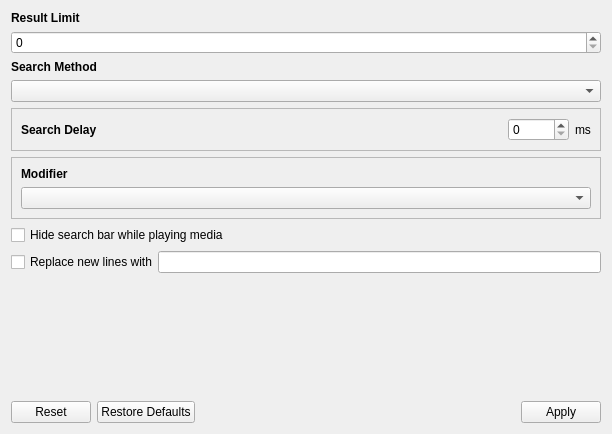
<?xml version="1.0" encoding="UTF-8"?>
<ui version="4.0">
 <class>SearchSettings</class>
 <widget class="QWidget" name="SearchSettings">
  <property name="geometry">
   <rect>
    <x>0</x>
    <y>0</y>
    <width>612</width>
    <height>434</height>
   </rect>
  </property>
  <property name="windowTitle">
   <string>Form</string>
  </property>
  <layout class="QVBoxLayout" name="layoutParent">
   <item>
    <widget class="QScrollArea" name="scrollArea">
     <property name="frameShape">
      <enum>QFrame::NoFrame</enum>
     </property>
     <property name="widgetResizable">
      <bool>true</bool>
     </property>
     <widget class="QWidget" name="scrollAreaWidgetContents">
      <property name="geometry">
       <rect>
        <x>0</x>
        <y>0</y>
        <width>600</width>
        <height>378</height>
       </rect>
      </property>
      <layout class="QVBoxLayout" name="layoutScrollArea">
       <property name="leftMargin">
        <number>0</number>
       </property>
       <property name="topMargin">
        <number>0</number>
       </property>
       <property name="rightMargin">
        <number>0</number>
       </property>
       <property name="bottomMargin">
        <number>0</number>
       </property>
       <item>
        <widget class="QLabel" name="labelLimit">
         <property name="font">
          <font>
           <weight>75</weight>
           <bold>true</bold>
          </font>
         </property>
         <property name="text">
          <string>Result Limit</string>
         </property>
        </widget>
       </item>
       <item>
        <widget class="QSpinBox" name="spinLimitResults">
         <property name="toolTip">
          <string>Sets the maximum number of results that can show up in a search.
Larger values decrease performance.
Zero is equivalent to no limit.</string>
         </property>
         <property name="maximum">
          <number>9999</number>
         </property>
        </widget>
       </item>
       <item>
        <widget class="QLabel" name="labelMethod">
         <property name="font">
          <font>
           <weight>75</weight>
           <bold>true</bold>
          </font>
         </property>
         <property name="text">
          <string>Search Method</string>
         </property>
        </widget>
       </item>
       <item>
        <widget class="QComboBox" name="comboBoxMethod">
         <property name="toolTip">
          <string>Sets how searches are started.&lt;br&gt;
&lt;b&gt;Hover:&lt;/b&gt; Searches start when the mouse hovers over a subtitle.&lt;br&gt;
&lt;b&gt;Modifier:&lt;/b&gt; Searches start when the modifer key is held.</string>
         </property>
        </widget>
       </item>
       <item>
        <widget class="QFrame" name="frameHover">
         <property name="frameShape">
          <enum>QFrame::StyledPanel</enum>
         </property>
         <property name="frameShadow">
          <enum>QFrame::Raised</enum>
         </property>
         <layout class="QHBoxLayout" name="horizontalLayout">
          <item>
           <widget class="QLabel" name="labelDelay">
            <property name="sizePolicy">
             <sizepolicy hsizetype="Expanding" vsizetype="Preferred">
              <horstretch>0</horstretch>
              <verstretch>0</verstretch>
             </sizepolicy>
            </property>
            <property name="font">
             <font>
              <weight>75</weight>
              <bold>true</bold>
             </font>
            </property>
            <property name="text">
             <string>Search Delay</string>
            </property>
           </widget>
          </item>
          <item>
           <widget class="QSpinBox" name="spinBoxDelay">
            <property name="toolTip">
             <string>Sets the delay between hovering over text and executing a search.
Changing this value from the default is not recommended.</string>
            </property>
            <property name="maximum">
             <number>10000</number>
            </property>
           </widget>
          </item>
          <item>
           <widget class="QLabel" name="labelDelayMS">
            <property name="sizePolicy">
             <sizepolicy hsizetype="Fixed" vsizetype="Preferred">
              <horstretch>0</horstretch>
              <verstretch>0</verstretch>
             </sizepolicy>
            </property>
            <property name="text">
             <string>ms</string>
            </property>
           </widget>
          </item>
         </layout>
        </widget>
       </item>
       <item>
        <widget class="QFrame" name="frameModifier">
         <property name="frameShape">
          <enum>QFrame::StyledPanel</enum>
         </property>
         <property name="frameShadow">
          <enum>QFrame::Raised</enum>
         </property>
         <layout class="QVBoxLayout" name="verticalLayout_2">
          <item>
           <widget class="QLabel" name="labelModifier">
            <property name="font">
             <font>
              <weight>75</weight>
              <bold>true</bold>
             </font>
            </property>
            <property name="text">
             <string>Modifier</string>
            </property>
           </widget>
          </item>
          <item>
           <widget class="QComboBox" name="comboBoxModifier"/>
          </item>
         </layout>
        </widget>
       </item>
       <item>
        <widget class="QCheckBox" name="checkHideSearch">
         <property name="text">
          <string>Hide search bar while playing media</string>
         </property>
        </widget>
       </item>
       <item>
        <layout class="QHBoxLayout" name="layoutReplace">
         <property name="spacing">
          <number>0</number>
         </property>
         <item>
          <widget class="QCheckBox" name="checkReplaceNewLines">
           <property name="text">
            <string>Replace new lines with</string>
           </property>
          </widget>
         </item>
         <item>
          <widget class="QLineEdit" name="lineEditReplace"/>
         </item>
        </layout>
       </item>
       <item>
        <spacer name="verticalSpacer">
         <property name="orientation">
          <enum>Qt::Vertical</enum>
         </property>
         <property name="sizeHint" stdset="0">
          <size>
           <width>20</width>
           <height>40</height>
          </size>
         </property>
        </spacer>
       </item>
      </layout>
     </widget>
    </widget>
   </item>
   <item>
    <widget class="QDialogButtonBox" name="buttonBox">
     <property name="standardButtons">
      <set>QDialogButtonBox::Apply|QDialogButtonBox::Reset|QDialogButtonBox::RestoreDefaults</set>
     </property>
    </widget>
   </item>
  </layout>
 </widget>
 <resources/>
 <connections/>
</ui>
